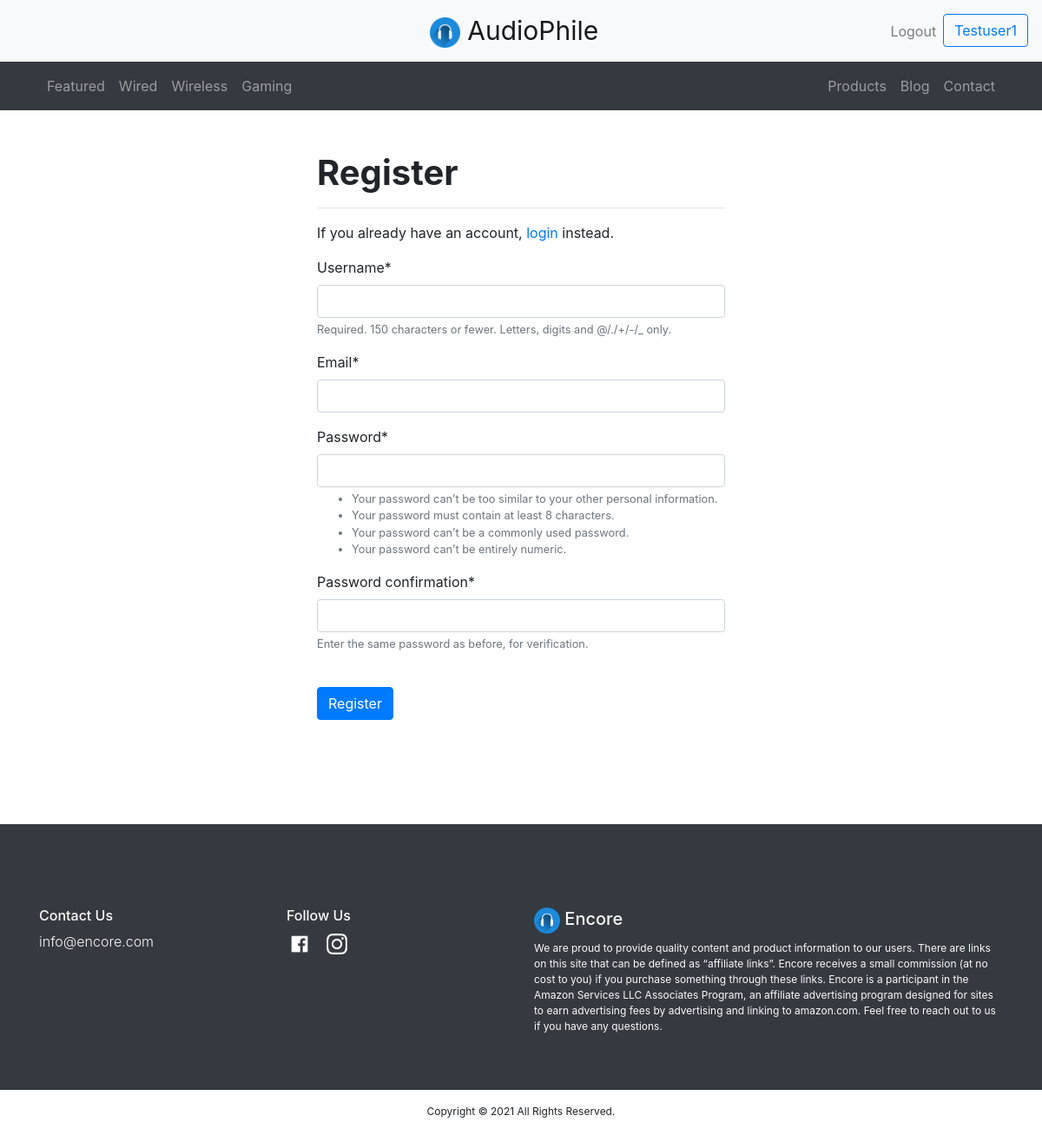
Page /register (signed in) on the committed database.
### main/models.py (models this page shows, shortened)
class Tag(models.Model):
	tag_name = models.CharField(max_length=15)
	tag_slug = models.SlugField()

### main/views.py (the view, shortened to what this page needs)
# urls.py: path("register", views.register, name="register"),
def register(request):
	form = NewUserForm
	return render (request=request, template_name="main/register.html", context={"form":form})

### main/context_processors.py (called while the page is built)
def menu(request):
    nav_tags = Tag.objects.all()[:4]
    return { 'nav_tags' : nav_tags,
    }

### main/templates/main/register.html (shortened to what this page needs)
{% extends "main/header.html" %}
	{% block content %}
	{% load crispy_forms_tags %}
	<div class="container py-5 col-lg-5">
	    <h1 class="font-weight-bold">Register</h1>
	    <hr>
		<p>If you already have an account, <a href="/login">login</a> instead.</p>
		<form method="POST">
			{{ form|crispy }}
			<br>
			<button class="btn btn-primary" type="submit">Register</button>
		</form>
		<br>
	</div>
	{% endblock %}

### main/templates/main/includes/navbar.html (shortened to what this page needs)
{% load static %}
  <nav class="navbar navbar-expand-md navbar-light bg-light">
    <div class="mx-auto order-0">
      <a class="navbar-brand" href="/" style="font-size:30px">
        <img src="{% static "img/logo.png" %}" width="35" height="35" alt="logo"> AudioPhile
      </a>
    </div>
    <div class="navbar-collapse collapse w-100 order-3 dual-collapse2">
      <ul class="navbar-nav ml-auto">
        {% if user.is_authenticated %}
          <li class="nav-item">
            <a class="nav-link" href="/logout">Logout</a>
          </li>
          <li class="nav-item">
            <a class="btn btn-outline-primary" href="/user">{{user.username|title}}</a>
          </li>
        {% endif %}
      </ul>
    </div>
  </nav>
  <div class="container-fluid sticky-top bg-dark">
    <nav class="container navbar navbar-expand-md navbar-dark">
      <div class="navbar-collapse collapse w-100 order-1 order-md-0 dual-collapse2">
        <ul class="navbar-nav mr-auto">
          {% for tag in nav_tags %}
            <li class="nav-item">
              <a class="nav-link" href="/blog/{{ tag.tag_slug }}">{{ tag.tag_name}}</a>
            </li>
          {% endfor %}
        </ul>
      </div>
      <div class="navbar-collapse collapse w-100 order-3 dual-collapse2">
        <ul class="navbar-nav ml-auto">
          <li class="nav-item">
            <a class="nav-link" href="/products">Products</a>
          </li>
          <li class="nav-item">
            <a class="nav-link" href="/blog/articles">Blog</a>
          </li>
          <li class="nav-item">
            <a class="nav-link" href="#contact">Contact</a>
          </li>
        </ul>
      </div>
    </nav>
  </div>

### rows in the picture
Tag: tag_name "Featured"
Tag: tag_name "Wired"
Tag: tag_name "Wireless"
Tag: tag_name "Gaming"

### other values in the picture
{{ user.username|title }} "Testuser1"
